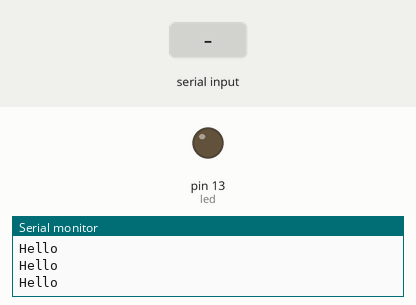
Simulated run of this sketch. Board: Arduino Uno, built with avr-gcc and run on an emulated ATmega328P. Parts: output pins drawn as LEDs (lit = HIGH), the last lines printed to the serial monitor. The inputs (shaded band) are chosen by the test bench.

Above: at 1.2 s.
1.3 s: "o" received over Serial
At 2.5 s:
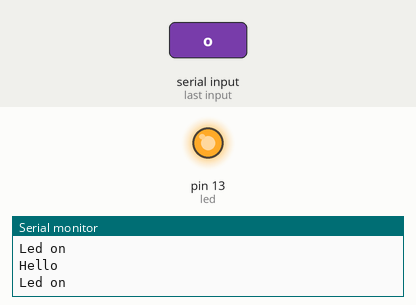
2.8 s: "f" received over Serial
At 3.2 s:
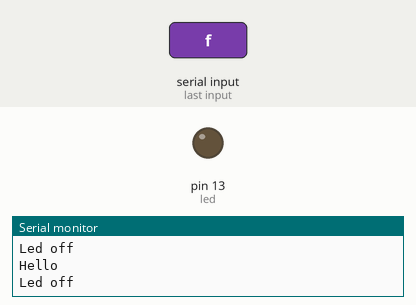
Timing chart, 0 to 5.8 s (numbered marks = the images above; inputs shaded):
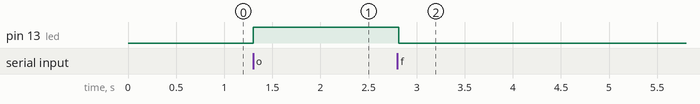

Measured:
- after the input at 1.3 s, pin 13 (led): LOW → HIGH at once
- after the input at 2.8 s, pin 13 (led): HIGH → LOW at once

The sketch:

Khoj_2k17_Smart_home_test.ino
```cpp
//This is a trial program for smart home system.
//This is for khoj 2k17.
//This program allows the user to switch on ONE led using the smartphone.

int led = 13;

char recieve;

void setup()
{
  Serial.begin(9600);
  pinMode(led,OUTPUT);
}

void loop()
{
  Serial.println("Hello");
  if (Serial.available() > 0)
  {
    recieve = Serial.read();
  }
  {
    if (recieve == 'o')
    {
      digitalWrite(led, HIGH);
      Serial.println("Led on");
    }
    if (recieve == 'f')
    {
      digitalWrite(led, LOW);
      Serial.println("Led off");
    }
  }

}
```
